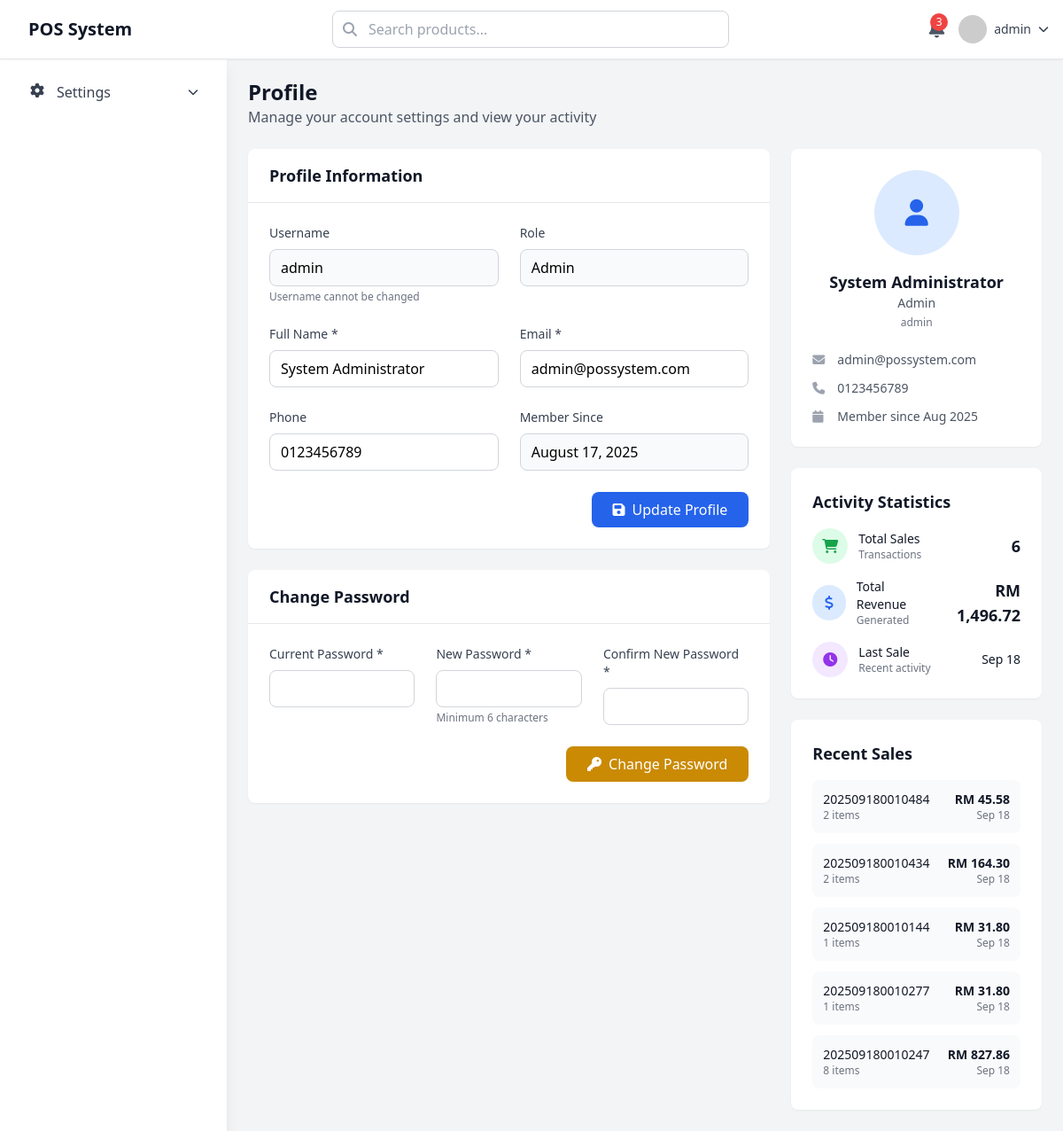
The app's page /profile.php (signed in) with its own data.
### tables this page shows
CREATE TABLE IF NOT EXISTS `users` (
  `id` int NOT NULL AUTO_INCREMENT,
  `username` varchar(50) NOT NULL,
  `password` varchar(255) NOT NULL,
  `full_name` varchar(100) NOT NULL,
  `email` varchar(255) DEFAULT NULL,
  `phone` varchar(50) DEFAULT NULL,
  `role` enum('admin','manager','cashier') DEFAULT 'cashier',
  `is_active` tinyint(1) DEFAULT '1',
  `last_login` timestamp NULL DEFAULT NULL,
  `created_at` timestamp NULL DEFAULT CURRENT_TIMESTAMP,
  `updated_at` timestamp NULL DEFAULT CURRENT_TIMESTAMP ON UPDATE CURRENT_TIMESTAMP,
  `access_dashboard` tinyint(1) DEFAULT '1' COMMENT 'Access to Dashboard',
  `access_pos` tinyint(1) DEFAULT '1' COMMENT 'Access to Point of Sale',
  `access_sales` tinyint(1) DEFAULT '1' COMMENT 'Access to Sales History',
  `access_opening_closing` tinyint(1) DEFAULT '0' COMMENT 'Access to Opening/Closing Cash',
  `access_products` tinyint(1) DEFAULT '0' COMMENT 'Access to Products Management',
  `access_categories` tinyint(1) DEFAULT '0' COMMENT 'Access to Categories Management',
  `access_suppliers` tinyint(1) DEFAULT '0' COMMENT 'Access to Suppliers Management',
  `access_uom` tinyint(1) DEFAULT '0' COMMENT 'Access to Unit of Measure Management',
  `access_stock_take` tinyint(1) DEFAULT '0' COMMENT 'Access to Stock Take',
  `access_inventory_report` tinyint(1) DEFAULT '0' COMMENT 'Access to Inventory Reports',
  `access_members` tinyint(1) DEFAULT '0' COMMENT 'Access to Members Management',
  `access_customer_orders` tinyint(1) DEFAULT '0' COMMENT 'Access to Customer Orders',
  `access_customer_order` tinyint(1) DEFAULT '0' COMMENT 'Access to Customer Order Entry',
  `access_sales_report` tinyint(1) DEFAULT '0' COMMENT 'Access to Sales Reports',
  `access_member_report` tinyint(1) DEFAULT '0' COMMENT 'Access to Member Reports',
  `access_profit_loss` tinyint(1) DEFAULT '0' COMMENT 'Access to Profit & Loss Reports',
  PRIMARY KEY (`id`),
  UNIQUE KEY `username` (`username`)
);

CREATE TABLE IF NOT EXISTS `sales` (
  `id` int NOT NULL AUTO_INCREMENT,
  `invoice_number` varchar(50) NOT NULL DEFAULT '-',
  `session_id` int DEFAULT '0',
  `member_id` int DEFAULT '0',
  `user_id` int NOT NULL DEFAULT '0',
  `subtotal` decimal(10,2) NOT NULL DEFAULT '0.00',
  `discount_amount` decimal(10,2) DEFAULT '0.00',
  `tax_amount` decimal(10,2) DEFAULT '0.00',
  `total_amount` decimal(10,2) NOT NULL DEFAULT '0.00',
  `payment_method` varchar(150) DEFAULT 'cash',
  `payment_method_id` int DEFAULT '0',
  `payment_status` enum('paid','pending','refunded') DEFAULT 'paid',
  `notes` text,
  `created_at` timestamp NULL DEFAULT CURRENT_TIMESTAMP,
  `updated_at` timestamp NULL DEFAULT CURRENT_TIMESTAMP ON UPDATE CURRENT_TIMESTAMP,
  PRIMARY KEY (`id`),
  UNIQUE KEY `invoice_number` (`invoice_number`),
  KEY `session_id` (`session_id`),
  KEY `member_id` (`member_id`),
  KEY `user_id` (`user_id`),
  KEY `idx_sales_invoice` (`invoice_number`),
  KEY `idx_sales_date` (`created_at`),
  KEY `fk_sales_payment_method` (`payment_method_id`)
);

### profile.php (the view, shortened to what the rows shown need)
<?php
require_once 'include/conn.php';
$user_id = $_SESSION['user_id'];
$user_query = "SELECT * FROM users WHERE id = ?";
$stmt = mysqli_prepare($conn, $user_query);
mysqli_stmt_bind_param($stmt, 'i', $user_id);
mysqli_stmt_execute($stmt);
$user_result = mysqli_stmt_get_result($stmt);
$user = mysqli_fetch_assoc($user_result);
$recent_sales_query = "SELECT
    s.id,
    s.invoice_number,
    s.total_amount,
    s.payment_method,
    s.created_at,
    COUNT(si.id) as items_count
FROM sales s
LEFT JOIN sale_items si ON s.id = si.sale_id
WHERE s.user_id = ?
GROUP BY s.id
ORDER BY s.created_at DESC
LIMIT 5";
$stmt = mysqli_prepare($conn, $recent_sales_query);
mysqli_stmt_bind_param($stmt, 'i', $user_id);
mysqli_stmt_execute($stmt);
$recent_sales_result = mysqli_stmt_get_result($stmt);
?>
<!DOCTYPE html>
<html lang="en">
<head>
    <script src="https://cdn.tailwindcss.com"></script>
    <link rel="stylesheet" href="https://cdnjs.cloudflare.com/ajax/libs/font-awesome/6.4.0/css/all.min.css">
</head>
<body class="bg-gray-100">
    <?php include 'include/header.php'; ?>
    <div class="main-content lg:ml-64 pt-16">
        <div class="p-6">
            <div class="mb-6">
                <h1 class="text-2xl font-bold text-gray-900">Profile</h1>
            </div>
            <div class="grid grid-cols-1 lg:grid-cols-3 gap-6">
                <div class="lg:col-span-2">
                    <div class="bg-white rounded-lg shadow-sm">
                        <div class="px-6 py-4 border-b border-gray-200">
                            <h2 class="text-lg font-semibold text-gray-900">Profile Information</h2>
                        </div>
                        <div class="p-6">
                            <form method="POST" class="space-y-6">
                                <div class="grid grid-cols-1 md:grid-cols-2 gap-6">
                                    <div>
                                        <label class="block text-sm font-medium text-gray-700 mb-2">Username</label>
                                                                                <input type="text" value="<?= htmlspecialchars($user['username'] ?? '') ?>"
                                               class="w-full border border-gray-300 rounded-lg px-3 py-2 bg-gray-50"
                                               readonly>
                                        <p class="text-xs text-gray-500 mt-1">Username cannot be changed</p>
                                    </div>
                                    <div>
                                        <label class="block text-sm font-medium text-gray-700 mb-2">Role</label>
                                                                                <input type="text" value="<?= ucfirst(htmlspecialchars($user['role'] ?? '')) ?>"
                                               class="w-full border border-gray-300 rounded-lg px-3 py-2 bg-gray-50"
                                               readonly>
                                    </div>
                                    <div>
                                        <label class="block text-sm font-medium text-gray-700 mb-2">Full Name *</label>
                                        <input type="text" name="full_name" value="<?= htmlspecialchars($user['full_name'] ?? '') ?>"
                                               class="w-full border border-gray-300 rounded-lg px-3 py-2 focus:ring-2 focus:ring-blue-500 focus:border-transparent"
                                               required>
                                    </div>
                                    <div>
                                        <label class="block text-sm font-medium text-gray-700 mb-2">Email *</label>
                                        <input type="email" name="email" value="<?= htmlspecialchars($user['email'] ?? '') ?>"
                                               class="w-full border border-gray-300 rounded-lg px-3 py-2 focus:ring-2 focus:ring-blue-500 focus:border-transparent"
                                               required>
                                    </div>
                                    <div>
                                        <label class="block text-sm font-medium text-gray-700 mb-2">Phone</label>
                                        <input type="tel" name="phone" value="<?= htmlspecialchars($user['phone'] ?? '') ?>"
                                               class="w-full border border-gray-300 rounded-lg px-3 py-2 focus:ring-2 focus:ring-blue-500 focus:border-transparent">
                                    </div>
                                    <div>
                                        <label class="block text-sm font-medium text-gray-700 mb-2">Member Since</label>
                                        <input type="text" value="<?= date('F j, Y', strtotime($user['created_at'])) ?>"
                                               class="w-full border border-gray-300 rounded-lg px-3 py-2 bg-gray-50"
                                               readonly>
                                    </div>
                                </div>
                            </form>
                        </div>
                    </div>
                    <div class="bg-white rounded-lg shadow-sm mt-6">
                        <div class="px-6 py-4 border-b border-gray-200">
                            <h2 class="text-lg font-semibold text-gray-900">Change Password</h2>
                        </div>
                    </div>
                </div>
                <div class="space-y-6">
                    <div class="bg-white rounded-lg shadow-sm p-6">
                        <div class="text-center">
                            <div class="w-24 h-24 mx-auto mb-4 rounded-full bg-blue-100 flex items-center justify-center">
                                <i class="fas fa-user text-3xl text-blue-600"></i>
                            </div>
                            <h3 class="text-lg font-semibold text-gray-900"><?= htmlspecialchars($user['full_name'] ?? '') ?></h3>
                            <p class="text-sm text-gray-600"><?= ucfirst(htmlspecialchars($user['role'] ?? '')) ?></p>
                            <p class="text-xs text-gray-500 mt-1"><?= htmlspecialchars($user['username'] ?? '') ?></p>
                        </div>
                        <div class="mt-6 space-y-3">
                            <div class="flex items-center text-sm">
                                <i class="fas fa-envelope text-gray-400 w-4 mr-3"></i>
                                <span class="text-gray-600"><?= htmlspecialchars($user['email'] ?? '') ?></span>
                            </div>
                            <?php if ($user['phone']): ?>
                                <div class="flex items-center text-sm">
                                    <i class="fas fa-phone text-gray-400 w-4 mr-3"></i>
                                    <span class="text-gray-600"><?= htmlspecialchars($user['phone'] ?? '') ?></span>
                                </div>
                            <?php endif; ?>
                            <div class="flex items-center text-sm">
                                <i class="fas fa-calendar text-gray-400 w-4 mr-3"></i>
                                <span class="text-gray-600">Member since <?= date('M Y', strtotime($user['created_at'])) ?></span>
                            </div>
                        </div>
                    </div>
                    <div class="bg-white rounded-lg shadow-sm p-6">
                        <?php if ($recent_sales_result && mysqli_num_rows($recent_sales_result) > 0): ?>
                            <div class="space-y-3">
                                <?php while ($sale = mysqli_fetch_assoc($recent_sales_result)): ?>
                                    <div class="flex items-center justify-between p-3 bg-gray-50 rounded-lg">
                                        <div>
                                            <p class="text-sm font-medium text-gray-900"><?= htmlspecialchars($sale['invoice_number']) ?></p>
                                            <p class="text-xs text-gray-500"><?= $sale['items_count'] ?> items</p>
                                        </div>
                                        <div class="text-right">
                                            <p class="text-sm font-bold text-gray-900">RM <?= number_format($sale['total_amount'], 2) ?></p>
                                            <p class="text-xs text-gray-500"><?= date('M j', strtotime($sale['created_at'])) ?></p>
                                        </div>
                                    </div>
                                <?php endwhile; ?>
                            </div>
                        <?php else: ?>
                            <p class="text-gray-500 text-center py-4">No recent sales</p>
                        <?php endif; ?>
                    </div>
                </div>
            </div>
        </div>
    </div>
</body>
</html>

### records on screen
users: username "admin", role "Admin", full_name "System Administrator", email "admin@possystem.com", phone "0123456789", created_at "August 17, 2025", created_at "Aug 2025"
sales: invoice_number "202509180010484", items_count "2", total_amount "45.58", created_at "Sep 18"
sales: invoice_number "202509180010434", items_count "2", total_amount "164.30", created_at "Sep 18"
sales: invoice_number "202509180010144", items_count "1", total_amount "31.80", created_at "Sep 18"
sales: invoice_number "202509180010277", items_count "1", total_amount "31.80", created_at "Sep 18"
sales: invoice_number "202509180010247", items_count "8", total_amount "827.86", created_at "Sep 18"

### other values on screen
$_SESSION['username'] "admin"
$activity_data['total_sales'] "6"
$activity_data['total_revenue'] "1,496.72"
date('M j', strtotime($activity_data['last_sale_date'])) "Sep 18"
